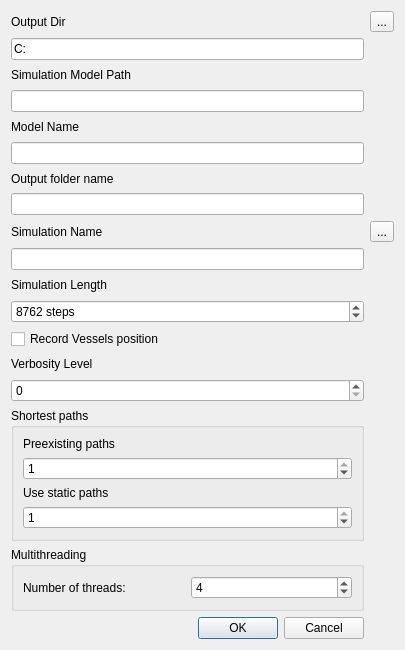
<?xml version="1.0" encoding="UTF-8"?>
<ui version="4.0">
 <class>RunDialog</class>
 <widget class="QDialog" name="RunDialog">
  <property name="geometry">
   <rect>
    <x>0</x>
    <y>0</y>
    <width>405</width>
    <height>650</height>
   </rect>
  </property>
  <property name="windowTitle">
   <string>Insert new job(s)</string>
  </property>
  <layout class="QGridLayout" name="gridLayout">
   <item row="0" column="0">
    <widget class="QLabel" name="label_10">
     <property name="text">
      <string>Output Dir</string>
     </property>
    </widget>
   </item>
   <item row="0" column="1">
    <widget class="QToolButton" name="cmdBrowseModel">
     <property name="text">
      <string>...</string>
     </property>
    </widget>
   </item>
   <item row="1" column="0">
    <widget class="QLineEdit" name="outDir">
     <property name="text">
      <string>C:</string>
     </property>
    </widget>
   </item>
   <item row="2" column="0">
    <widget class="QLabel" name="label_8">
     <property name="text">
      <string>Simulation Model Path</string>
     </property>
    </widget>
   </item>
   <item row="3" column="0">
    <widget class="QLineEdit" name="path"/>
   </item>
   <item row="4" column="0">
    <widget class="QLabel" name="label_9">
     <property name="text">
      <string>Model Name</string>
     </property>
    </widget>
   </item>
   <item row="5" column="0">
    <widget class="QLineEdit" name="modName"/>
   </item>
   <item row="6" column="0">
    <widget class="QLabel" name="label_2">
     <property name="text">
      <string>Output folder name</string>
     </property>
    </widget>
   </item>
   <item row="7" column="0">
    <widget class="QLineEdit" name="outName"/>
   </item>
   <item row="8" column="0">
    <widget class="QLabel" name="label_3">
     <property name="text">
      <string>Simulation Name</string>
     </property>
    </widget>
   </item>
   <item row="8" column="1">
    <widget class="QToolButton" name="cmdBatchCreate">
     <property name="text">
      <string>...</string>
     </property>
    </widget>
   </item>
   <item row="9" column="0">
    <widget class="QLineEdit" name="simName"/>
   </item>
   <item row="10" column="0">
    <widget class="QLabel" name="label">
     <property name="text">
      <string>Simulation Length</string>
     </property>
    </widget>
   </item>
   <item row="11" column="0">
    <widget class="QSpinBox" name="simSteps">
     <property name="suffix">
      <string> steps</string>
     </property>
     <property name="minimum">
      <number>1</number>
     </property>
     <property name="maximum">
      <number>100000</number>
     </property>
     <property name="value">
      <number>8762</number>
     </property>
    </widget>
   </item>
   <item row="12" column="0">
    <widget class="QCheckBox" name="optMoveVessels">
     <property name="text">
      <string>Record Vessels position</string>
     </property>
    </widget>
   </item>
   <item row="13" column="0">
    <widget class="QLabel" name="label_5">
     <property name="text">
      <string>Verbosity Level</string>
     </property>
    </widget>
   </item>
   <item row="14" column="0">
    <widget class="QSpinBox" name="verbosity"/>
   </item>
   <item row="15" column="0">
    <widget class="QGroupBox" name="groupBox_2">
     <property name="title">
      <string>Shortest paths</string>
     </property>
     <layout class="QGridLayout" name="gridLayout_3">
      <item row="1" column="0">
       <widget class="QSpinBox" name="preexistingPathsShop">
        <property name="suffix">
         <string/>
        </property>
        <property name="minimum">
         <number>0</number>
        </property>
        <property name="maximum">
         <number>1</number>
        </property>
        <property name="value">
         <number>1</number>
        </property>
       </widget>
      </item>
      <item row="0" column="0">
       <widget class="QLabel" name="label_7">
        <property name="text">
         <string>Preexisting paths</string>
        </property>
       </widget>
      </item>
      <item row="3" column="0">
       <widget class="QSpinBox" name="useStaticPaths">
        <property name="suffix">
         <string/>
        </property>
        <property name="minimum">
         <number>0</number>
        </property>
        <property name="maximum">
         <number>1</number>
        </property>
        <property name="value">
         <number>1</number>
        </property>
       </widget>
      </item>
      <item row="2" column="0">
       <widget class="QLabel" name="label_6">
        <property name="text">
         <string>Use static paths</string>
        </property>
       </widget>
      </item>
     </layout>
    </widget>
   </item>
   <item row="16" column="0">
    <widget class="QGroupBox" name="groupBox">
     <property name="title">
      <string>Multithreading</string>
     </property>
     <layout class="QGridLayout" name="gridLayout_2">
      <item row="0" column="0">
       <widget class="QLabel" name="label_4">
        <property name="text">
         <string>Number of threads:</string>
        </property>
       </widget>
      </item>
      <item row="0" column="1">
       <widget class="QSpinBox" name="threads">
        <property name="minimum">
         <number>1</number>
        </property>
        <property name="maximum">
         <number>255</number>
        </property>
        <property name="value">
         <number>4</number>
        </property>
       </widget>
      </item>
     </layout>
    </widget>
   </item>
   <item row="17" column="0">
    <widget class="QDialogButtonBox" name="buttonBox">
     <property name="orientation">
      <enum>Qt::Horizontal</enum>
     </property>
     <property name="standardButtons">
      <set>QDialogButtonBox::Cancel|QDialogButtonBox::Ok</set>
     </property>
    </widget>
   </item>
  </layout>
 </widget>
 <tabstops>
  <tabstop>path</tabstop>
  <tabstop>cmdBrowseModel</tabstop>
  <tabstop>modName</tabstop>
  <tabstop>outName</tabstop>
  <tabstop>simName</tabstop>
  <tabstop>cmdBatchCreate</tabstop>
  <tabstop>simSteps</tabstop>
  <tabstop>optMoveVessels</tabstop>
  <tabstop>verbosity</tabstop>
  <tabstop>preexistingPathsShop</tabstop>
  <tabstop>useStaticPaths</tabstop>
  <tabstop>threads</tabstop>
 </tabstops>
 <resources/>
 <connections>
  <connection>
   <sender>buttonBox</sender>
   <signal>accepted()</signal>
   <receiver>RunDialog</receiver>
   <slot>accept()</slot>
   <hints>
    <hint type="sourcelabel">
     <x>325</x>
     <y>565</y>
    </hint>
    <hint type="destinationlabel">
     <x>394</x>
     <y>554</y>
    </hint>
   </hints>
  </connection>
  <connection>
   <sender>buttonBox</sender>
   <signal>rejected()</signal>
   <receiver>RunDialog</receiver>
   <slot>reject()</slot>
   <hints>
    <hint type="sourcelabel">
     <x>233</x>
     <y>563</y>
    </hint>
    <hint type="destinationlabel">
     <x>57</x>
     <y>579</y>
    </hint>
   </hints>
  </connection>
 </connections>
</ui>
